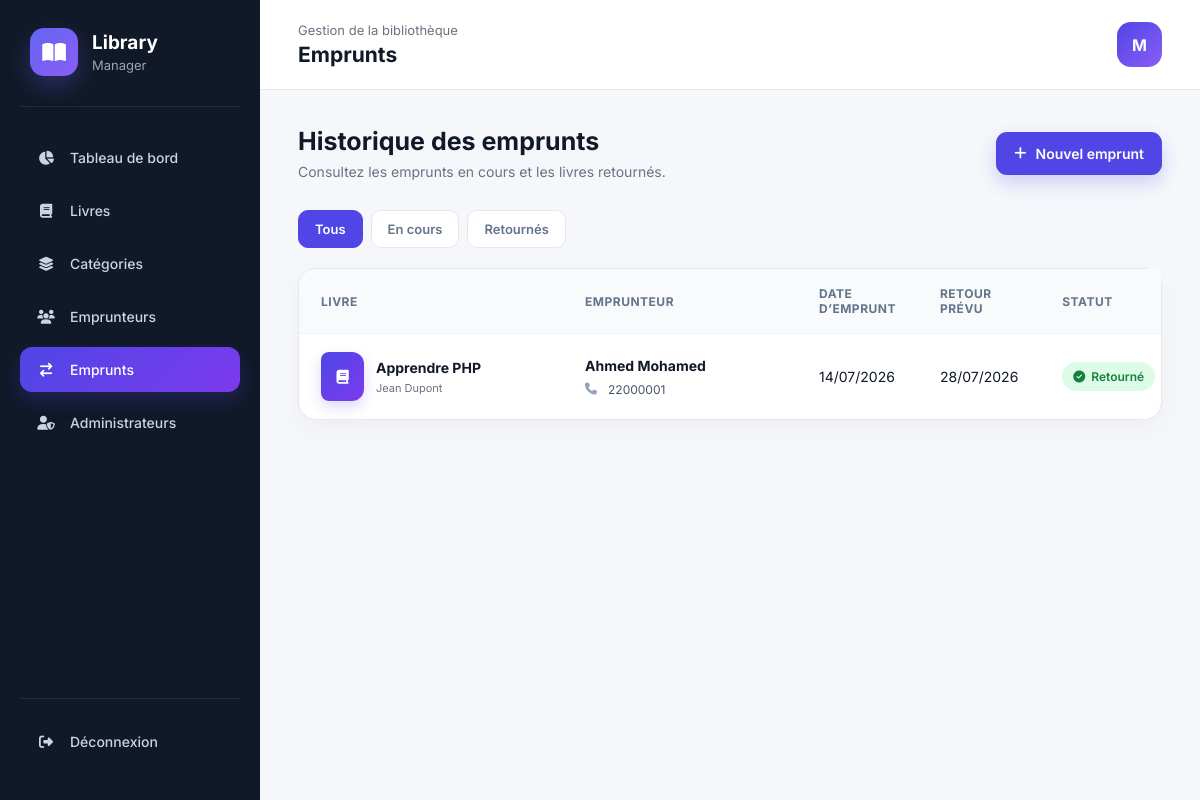
The app's page /loans/index.php (signed in) with its own data.
### tables this page shows
CREATE TABLE IF NOT EXISTS `loans` (
  `id` int NOT NULL AUTO_INCREMENT,
  `id_book` int NOT NULL,
  `id_borrower` int NOT NULL,
  `date_emprunt` date NOT NULL,
  `date_retour_prevue` date NOT NULL,
  `date_retour_reelle` date DEFAULT NULL,
  `statut` enum('en_cours','retourne') DEFAULT 'en_cours',
  PRIMARY KEY (`id`),
  KEY `fk_loan_book` (`id_book`),
  KEY `fk_loan_borrower` (`id_borrower`)
);

CREATE TABLE IF NOT EXISTS `books` (
  `id` int NOT NULL AUTO_INCREMENT,
  `titre` varchar(255) NOT NULL,
  `auteur` varchar(255) DEFAULT NULL,
  `annee` int DEFAULT NULL,
  `disponible` tinyint(1) DEFAULT '1',
  `id_category` int DEFAULT NULL,
  PRIMARY KEY (`id`),
  KEY `id_category` (`id_category`)
);

CREATE TABLE IF NOT EXISTS `borrowers` (
  `id` int NOT NULL AUTO_INCREMENT,
  `nom` varchar(150) NOT NULL,
  `email` varchar(150) DEFAULT NULL,
  `telephone` varchar(30) DEFAULT NULL,
  `date_creation` datetime DEFAULT CURRENT_TIMESTAMP,
  PRIMARY KEY (`id`),
  UNIQUE KEY `email` (`email`)
);

### loans/index.php (the view, shortened to what this page needs)
<?php
require_once '../config/db.php';
$status = $_GET['status'] ?? '';
$sql = "
    SELECT
        loans.id,
        loans.date_emprunt,
        loans.date_retour_prevue,
        loans.date_retour_reelle,
        loans.statut,
        books.titre,
        books.auteur,
        borrowers.nom AS emprunteur,
        borrowers.telephone
    FROM loans
    INNER JOIN books
        ON books.id = loans.id_book
    INNER JOIN borrowers
        ON borrowers.id = loans.id_borrower
    WHERE 1 = 1
";
$params = [];
$sql .= "
    ORDER BY
        CASE
            WHEN loans.statut = 'en_cours'
            THEN 0
            ELSE 1
        END,
        loans.id DESC
";
$stmt = $pdo->prepare($sql);
$stmt->execute($params);
$loans = $stmt->fetchAll(PDO::FETCH_ASSOC);
?>
<!DOCTYPE html>
<html lang="fr">
<head>
    <link
        rel="stylesheet"
        href="https://cdnjs.cloudflare.com/ajax/libs/font-awesome/6.5.1/css/all.min.css"
    >
    <link
        rel="stylesheet"
        href="../assets/css/style.css"
    >
</head>
<body class="dashboard-page">
    <aside class="sidebar">
        <div class="logo">
            <div class="logo-icon">
                <i class="fa-solid fa-book-open"></i>
            </div>
            <div>
                <h2>Library</h2>
                <span>Manager</span>
            </div>
        </div>
        <nav class="sidebar-menu">
            <a href="../dashboard.php">
                <i class="fa-solid fa-chart-pie"></i>
                <span>Tableau de bord</span>
            </a>
            <a href="../books/index.php">
                <i class="fa-solid fa-book"></i>
                <span>Livres</span>
            </a>
            <a href="../categories/index.php">
                <i class="fa-solid fa-layer-group"></i>
                <span>Catégories</span>
            </a>
            <a href="../borrowers/index.php">
                <i class="fa-solid fa-users"></i>
                <span>Emprunteurs</span>
            </a>
            <a href="index.php" class="active">
                <i class="fa-solid fa-arrow-right-arrow-left"></i>
                <span>Emprunts</span>
            </a>
            <a href="../admins/index.php">
    <i class="fa-solid fa-user-shield"></i>
    <span>Administrateurs</span>
</a>
        </nav>
        <div class="sidebar-footer">
            <a href="../logout.php">
                <i class="fa-solid fa-right-from-bracket"></i>
                <span>Déconnexion</span>
            </a>
        </div>
    </aside>
    <main class="dashboard-main">
        <header class="dashboard-header">
            <div>
                <p class="welcome-text">Gestion de la bibliothèque</p>
                <h1>Emprunts</h1>
            </div>
            <div class="profile-avatar">
                <?= strtoupper(
                    substr($_SESSION['admin_nom'], 0, 1)
                ) ?>
            </div>
        </header>
        <section class="dashboard-content">
            <div class="page-title">
                <div>
                    <h2>Historique des emprunts</h2>
                    <p>
                        Consultez les emprunts en cours et les livres retournés.
                    </p>
                </div>
                <a href="add.php" class="add-book-button">
                    <i class="fa-solid fa-plus"></i>
                    Nouvel emprunt
                </a>
            </div>
            <div class="loan-filters">
                <a
                    href="index.php"
                    class="<?= $status === '' ? 'active' : '' ?>"
                >
                    Tous
                </a>
                <a
                    href="index.php?status=en_cours"
                    class="<?= $status === 'en_cours' ? 'active' : '' ?>"
                >
                    En cours
                </a>
                <a
                    href="index.php?status=retourne"
                    class="<?= $status === 'retourne' ? 'active' : '' ?>"
                >
                    Retournés
                </a>
            </div>
            <div class="table-card">
                <?php if (count($loans) > 0): ?>
                    <div class="table-responsive">
                        <table class="modern-table">
                            <thead>
                                <tr>
                                    <th>Livre</th>
                                    <th>Emprunteur</th>
                                    <th>Date d’emprunt</th>
                                    <th>Retour prévu</th>
                                    <th>Statut</th>
                                </tr>
                            </thead>
                            <tbody>
                                <?php foreach ($loans as $loan): ?>
                                    <tr>
                                        <td>
                                            <div class="book-information">
                                                <div class="book-cover-icon">
                                                    <i class="fa-solid fa-book"></i>
                                                </div>
                                                <div>
                                                    <strong>
                                                        <?= htmlspecialchars($loan['titre']) ?>
                                                    </strong>
                                                    <span>
                                                        <?= htmlspecialchars(
                                                            $loan['auteur']
                                                            ?: 'Auteur non précisé'
                                                        ) ?>
                                                    </span>
                                                </div>
                                            </div>
                                        </td>
                                        <td>
                                            <div class="contact-information">
                                                <strong>
                                                    <?= htmlspecialchars(
                                                        $loan['emprunteur']
                                                    ) ?>
                                                </strong>
                                                <span>
                                                    <i class="fa-solid fa-phone"></i>
                                                    <?= htmlspecialchars(
                                                        $loan['telephone']
                                                        ?: 'Non précisé'
                                                    ) ?>
                                                </span>
                                            </div>
                                        </td>
                                        <td>
                                            <?= date(
                                                'd/m/Y',
                                                strtotime($loan['date_emprunt'])
                                            ) ?>
                                        </td>
                                        <td>
                                            <?= date(
                                                'd/m/Y',
                                                strtotime(
                                                    $loan['date_retour_prevue']
                                                )
                                            ) ?>
                                        </td>
                                        <td>
                                            <?php if (
                                                $loan['statut'] === 'en_cours'
                                            ): ?>
                                                <span class="status-badge borrowed">
                                                    <i class="fa-solid fa-clock"></i>
                                                    En cours
                                                </span>
                                            <?php else: ?>
                                                <span class="status-badge available">
                                                    <i class="fa-solid fa-circle-check"></i>
                                                    Retourné
                                                </span>
                                            <?php endif; ?>
                                        </td>
                                    </tr>
                                <?php endforeach; ?>
                            </tbody>
                        </table>
                    </div>
                <?php endif; ?>
            </div>
        </section>
    </main>
</body>
</html>

### records on screen
loans: id_book.titre "Apprendre PHP", id_book.auteur "Jean Dupont", id_borrower.nom "Ahmed Mohamed", id_borrower.telephone "22000001", date_emprunt "14/07/2026", date_retour_prevue "28/07/2026", statut "retourne" (drawn)

### other values on screen
substr($_SESSION['admin_nom'], 0, 1) "M"
